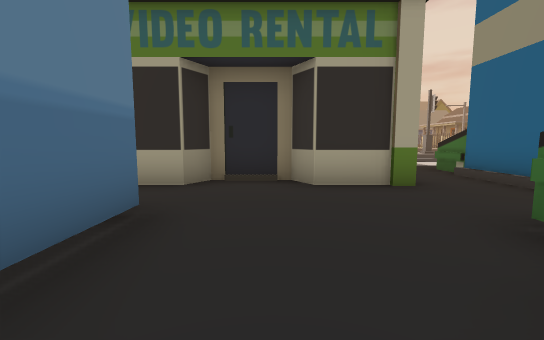
[1] (above)

24 first-person views from a walk through a scene from a Unity 3-D project. The camera is 1.5 m above the floor, tilts 6° down and sees 90° across. The floor is counted in squares, 2 m on a side. Each view is taken from the middle of a square. On the plan, view 1 faces up. The plan holds only what a view shows up to about 10 squares ahead; the rest is blank. The place goes on beyond the plan.

[2]
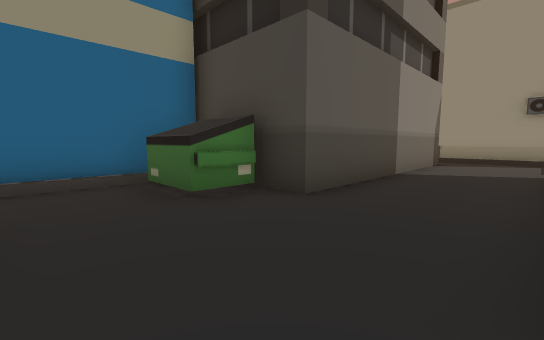

[3]
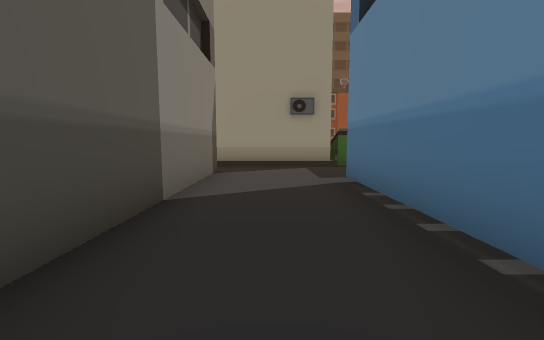

[4]
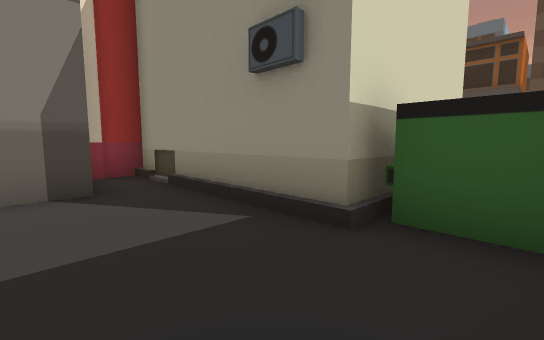

[5]
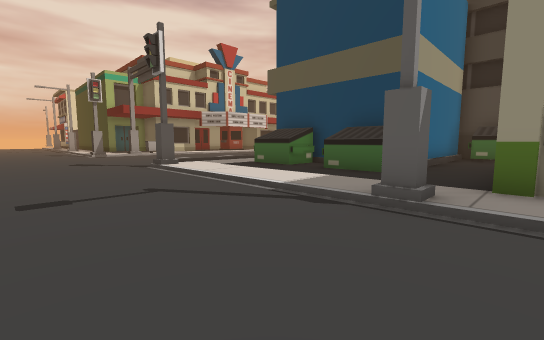

[6]
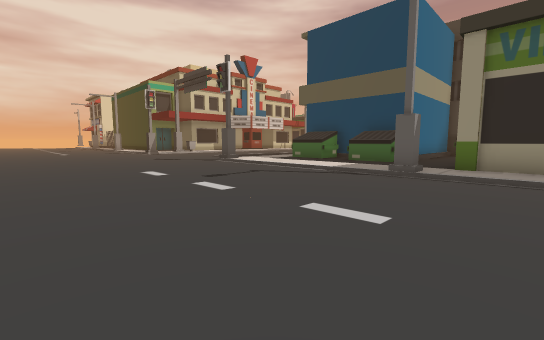

[7]
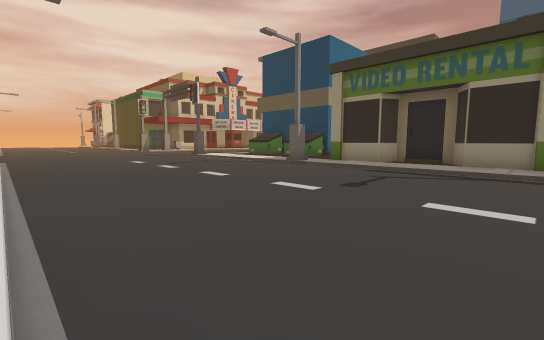

[8]
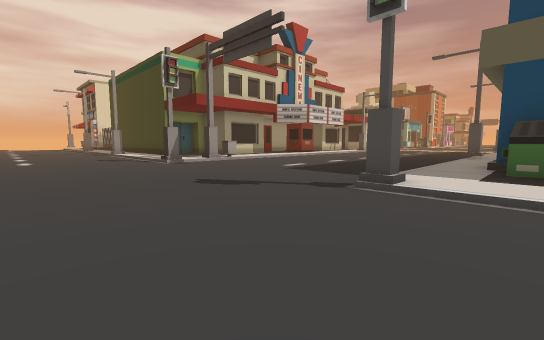

[9]
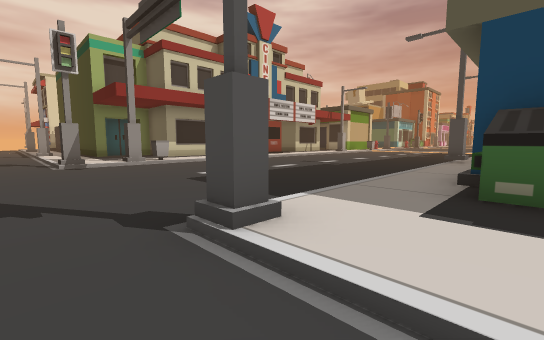

[10]
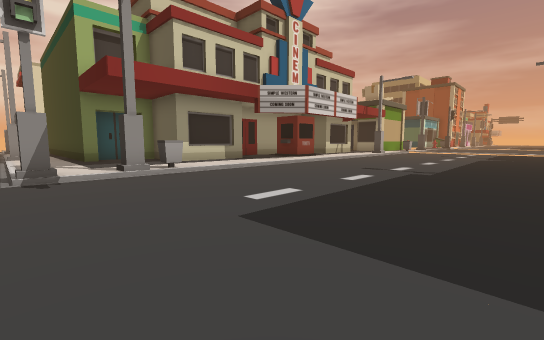

[11]
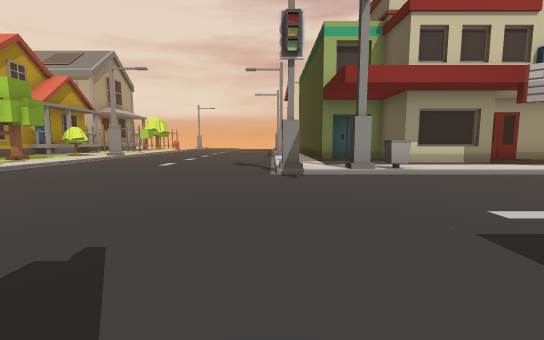

[12]
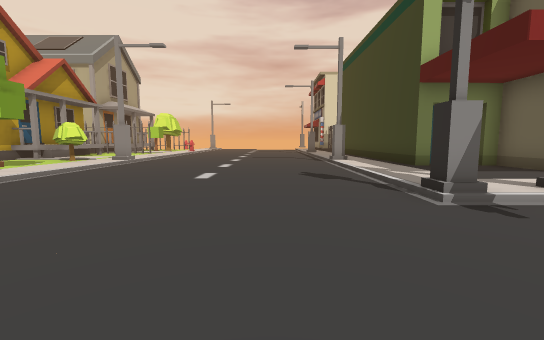

[13]
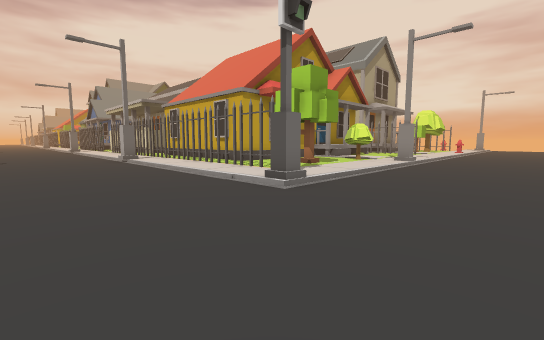

[14]
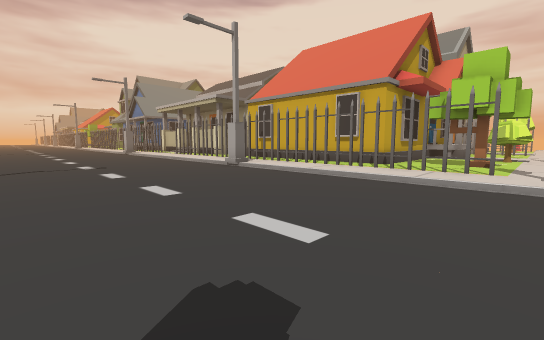

[15]
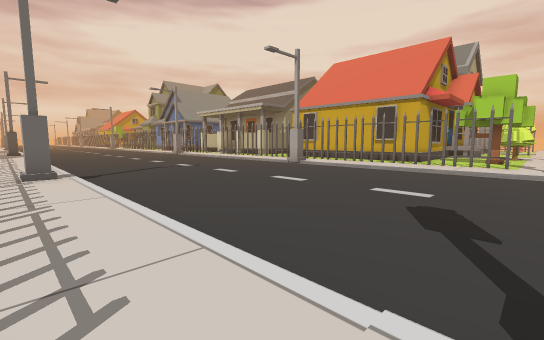

[16]
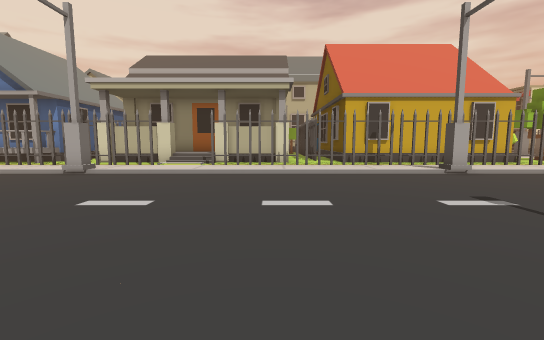

[17]
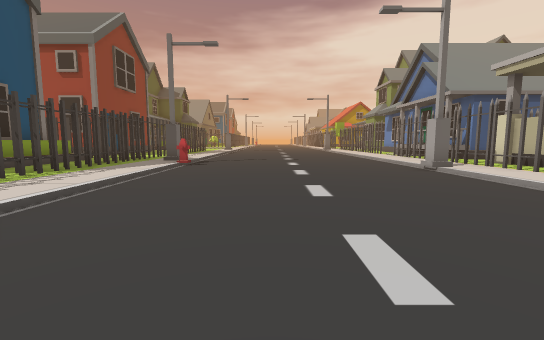

[18]
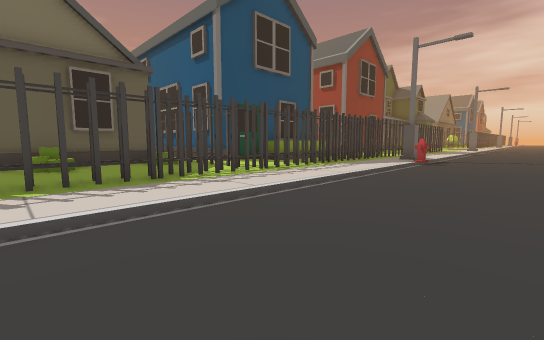

[19]
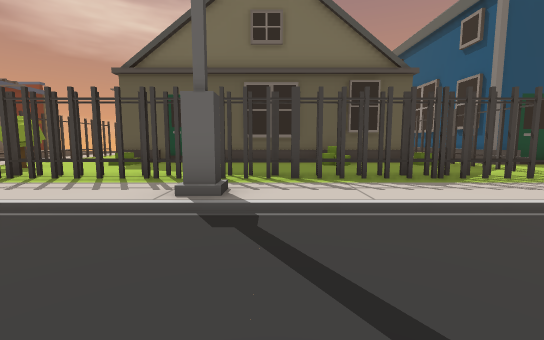

[20]
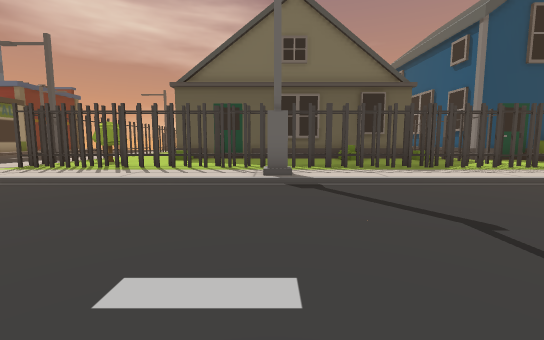

[21]
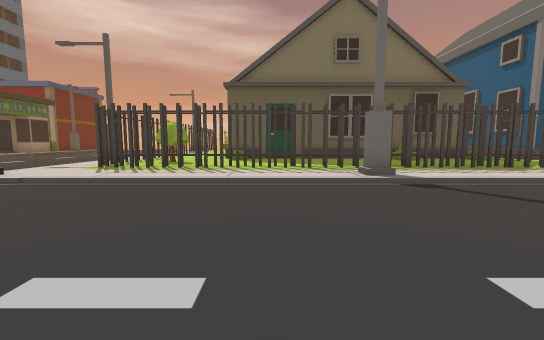

[22]
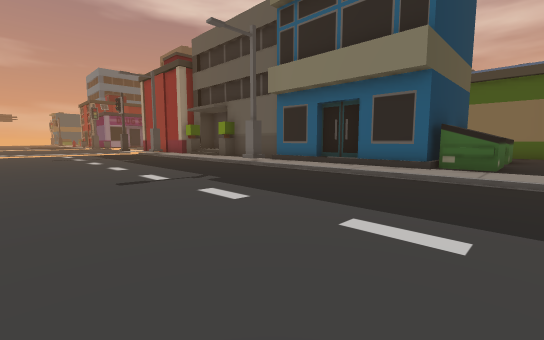

[23]
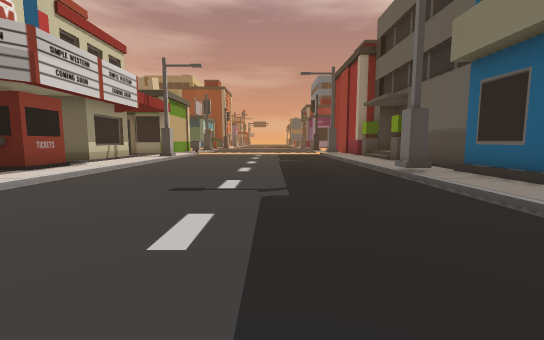

[24]
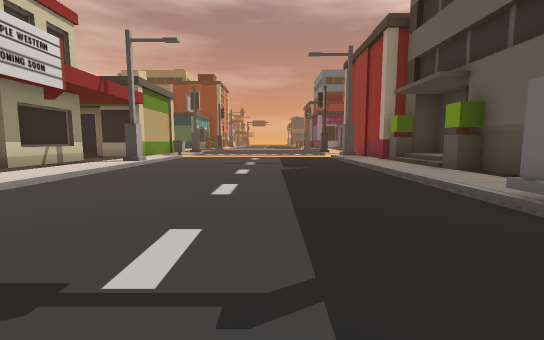

### Floor plan
Key: @ floor where view 1 was taken; # wall or solid block; x gap in a wall; . main floor; : floor 0.25 m higher than the main floor; / step, stairs or slope; = window, fence, low wall or low ledge; ^ raised ledge; U dumpster; B building; T tree; H hydrant; I thing the floor can be seen under or through; S bush.
Columns run from 3 left of view 1 to 24 right of it. Each row starts with its distance up from view 1.
 38            #:x.......:#
 37            #:H.......:#
 36            #:/.......:#
 35            #:/......#:#
 34            #:/.......:#
 33            #:/.......:#
 32            #:/.......:#
 31        #####:/.......:#
 30        # ::I:/.......:#
 29        #=::I:/.......:#
 28        #S: I:/.......:#
 27        # : I:/.......:#
 26        # : I:/.......:#
 25        # ::I:#......//#
 24        #=::I:/.......:#
 23        ##::I:/.......:#
 22        #=::I:/.......:##
 21        #=: I:/.......:######
 20        ::TT#:/.......::::::^
 19          T##:/.......:#:T:T:
 18       ###:/::/.......:::::::
 17 ///////////// .  ....#/////#
 16 ............................
 15 ............................
 14 ............................
 13 ............................
 12 ............................
 11 ............................
 10 //////#//////#.......#/////#
  9 :::::::::::::/.......:::::::
  8 ######:::::::/.......#:::###
  7   ## #::UUUU:/.......#:::#
  6  #####::####//.......::###
  5  #::##::#  #//.......::#
  4  :::::::#  #//.......::#
  3 B:::::::#  #//.......::##
  2   :::UU:#  #//.......:::#
  1   :::####  #/#.......:#:#
  0   :@:      #:/.......:# #
 -1   :::      #:/.......::
 -2   :::      B:/.......:::
 -3   :::       //.......::#
 -4 BB:::       //.......::#
 -5 :::::#      //.......#:#
 -6 :::::###   #//.......
 -7 :::::::#
 -8 UU####B

Positions as (right, up) in squares from view 1, and headings:
1: (0, 0), facing up
2: (-1, 4), facing down-right
3: (0, 1), facing down
4: (-3, -5), facing down-right
5: (2, 13), facing down-right
6: (1, 16), facing down-right
7: (-3, 17), facing down-right
8: (8, 14), facing down-right
9: (8, 11), facing down-right
10: (11, 10), facing down-right
11: (11, 10), facing right
12: (14, 12), facing right
13: (14, 14), facing up-right
14: (12, 18), facing up-right
15: (9, 18), facing up-right
16: (10, 30), facing right
17: (13, 28), facing up
18: (13, 27), facing up-left
19: (13, 26), facing left
20: (15, 25), facing left
21: (15, 23), facing left
22: (16, 8), facing down-left
23: (13, 7), facing down
24: (13, 4), facing down
